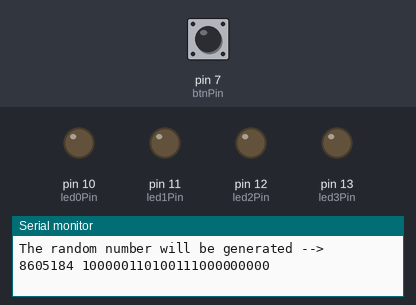
The sketch below on a simulated Arduino Uno, built with avr-gcc and run on an emulated ATmega328P. Parts: output pins drawn as LEDs (lit = HIGH), the last lines printed to the serial monitor. Inputs (shaded band) come from the test bench; at power-on: pin 7 (btnPin) HIGH. Random numbers use the default seed unless the sketch sets one.

Above: at 1.2 s.
1.3 s: pin 7 (btnPin) pulled LOW for 0.15 s
2.9 s: pin 7 (btnPin) pulled LOW for 3.2 s
At 5.7 s:
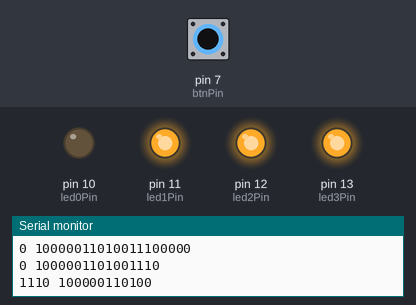
7.6 s: pin 7 (btnPin) pulled LOW for 1 s
At 8.6 s:
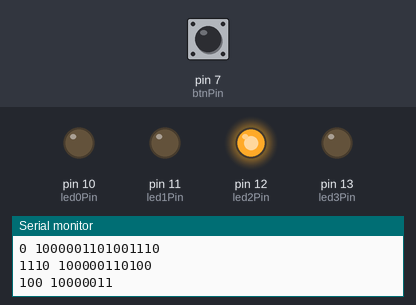
10.1 s: pin 7 (btnPin) pulled LOW for 0.15 s
At 10.5 s:
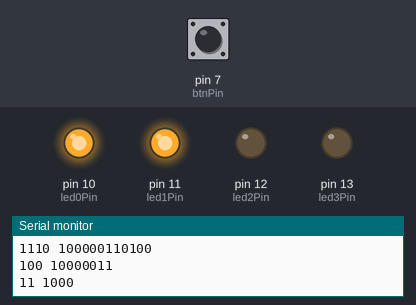
11.7 s: pin 7 (btnPin) pulled LOW for 1 s
At 13.2 s:
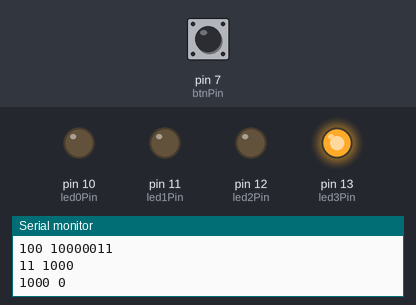
Timing chart, 0 to 14.7 s (numbered marks = the images above; inputs shaded):
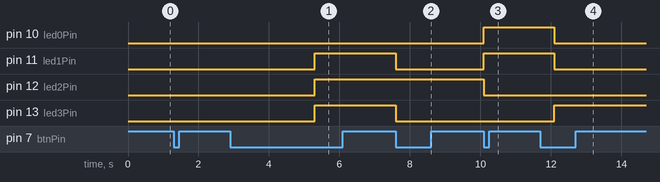

The sketch:

exe2.10.ino
```cpp
int led0Pin= 10, led1Pin= 11, led2Pin= 12, led3Pin= 13;
int btnPin= 7;
long randNumber;
long randNumberShift;
long mask = 0b00000000000000000000000000001111;
bool flag= false;
int counter;
int toPrint;

void setup()
{
  pinMode(led0Pin, OUTPUT);
  pinMode(led1Pin, OUTPUT);
  pinMode(led2Pin, OUTPUT);
  pinMode(led3Pin, OUTPUT);
  pinMode(btnPin, INPUT_PULLUP);
  randomSeed(analogRead(0));
  Serial.begin(9600);
}

void loop()
{
  if (!flag){
    Serial.print("The random number will be generated --> ");
    randNumber = random(2147483647);
    randNumberShift = randNumber;
    Serial.print(randNumber,DEC);
    Serial.print(" ");
    Serial.println(randNumber,BIN);
    flag= true;
  }

  bool btnStatus = !digitalRead(btnPin);

  if(btnStatus){
    toPrint= randNumberShift & mask;
    randNumberShift= randNumberShift >> 4;
    Serial.print(toPrint,BIN);
    Serial.print(" ");
    Serial.println(randNumberShift,BIN);
    digitalWrite(13,(toPrint&0b1000));
    digitalWrite(12,(toPrint&0b0100));
    digitalWrite(11,(toPrint&0b0010));
    digitalWrite(10,(toPrint&0b0001));
    counter++;
    delay(2000);
  }

  if (counter == 8){
    flag= false;
    counter= 0;
    digitalWrite(13,LOW);
    digitalWrite(12,LOW);
    digitalWrite(11,LOW);
    digitalWrite(10,LOW);
  }
}
```

Measured:
- after the input at 2.9 s, pin 11 (led1Pin), pin 12 (led2Pin), pin 13 (led3Pin): LOW → HIGH after 2.4 s
- after the input at 7.6 s, pin 11 (led1Pin), pin 13 (led3Pin): HIGH → LOW at once
- after the input at 10.1 s, pin 10 (led0Pin), pin 11 (led1Pin): LOW → HIGH at once; pin 12 (led2Pin): HIGH → LOW at once
- after the input at 11.7 s, pin 10 (led0Pin), pin 11 (led1Pin): HIGH → LOW after 0.40 s; pin 13 (led3Pin): LOW → HIGH after 0.40 s
